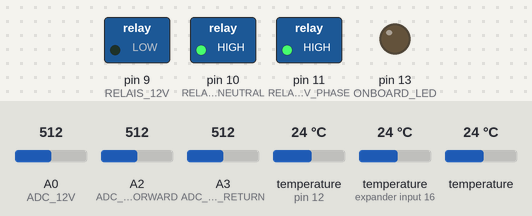
Bench run of a sketch on a simulated Arduino Uno, built with avr-gcc and run on an emulated ATmega328P. Shown: switched loads named in the sketch (green lamp = pin HIGH), output pins drawn as LEDs (lit = HIGH). The inputs (shaded band) are chosen by the test bench; at power-on: A3 (ADC_VSWR_RETURN) = 512, A0 (ADC_12V) = 512, A2 (ADC_VSWR_FORWARD) = 512, temperature (sensors on pin 12, expander input 16) 24 °C, temperature 24 °C. Pins used as bus, display or sensor lines are not drawn.

Above: at 21.8 s.
21.9 s: A3 (ADC_VSWR_RETURN) set to 309
25.4 s: A3 (ADC_VSWR_RETURN) set to 282
At 30.5 s:
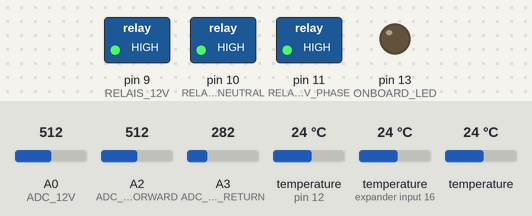
At 31.5 s:
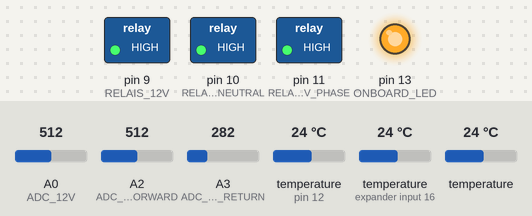
32.3 s: A3 (ADC_VSWR_RETURN) set to 306
At 36.7 s:
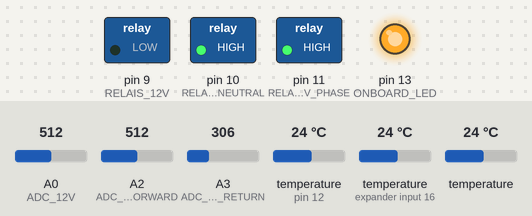
Timing chart, 0 to 44.6 s (numbered marks = the images above; inputs shaded):
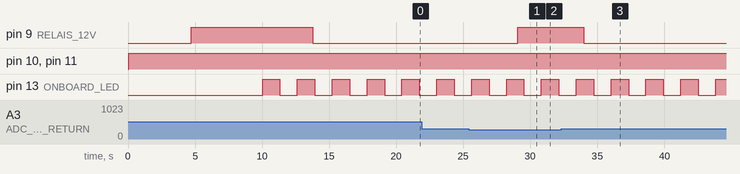

Measured:
- the behaviour switches between 292 and 291 on A3 (ADC_VSWR_RETURN) (found by bisection; images 0 and 1)
- after the input at 25.4 s, pin 9 (RELAIS_12V): LOW → HIGH after 3.7 s
- after the input at 32.3 s, pin 9 (RELAIS_12V): HIGH → LOW after 1.7 s

The sketch:

repeaterControl.ino
```cpp
#include <OneWire.h>
#include <DallasTemperature.h>
#include <TimerOne.h>


////******************************************************************
//// I/O Mapping Arduino UNO R3
////******************************************************************

//mapping of Output Pins
const int ONBOARD_LED = 13;
const int RELAIS_12V = 9;
const int RELAIS_12V_GND = 8;
const int RELAIS_230V_PHASE = 11;
const int RELAIS_230V_NEUTRAL = 10;

//mapping of Input Pins
const int ONE_WIRE_BUS = 12;
const int ADC_12V = 0;            //ADC
const int ADC_TBD = 1;             //ADC
const int ADC_VSWR_FORWARD = 2;      //ADC
const int ADC_VSWR_RETURN = 3;       //ADC

//******************************************************************
// I/O Mapping Arduino Ethernet
//******************************************************************

//mapping of Output Pins
//const int ONBOARD_LED = 0;
//const int RELAIS_12V = 10;
//const int RELAIS_5V = 0;
//const int RELAIS_230V_PHASE = 0;
//const int RELAIS_230V_NEUTRAL = 0;
//
////mapping of Input Pins
//const int ONE_WIRE_BUS = 12;
//const int ADC_12V = 0;            //ADC
//const int ADC_5V = 1;             //ADC
//const int ADC_VSWR_FORWARD = 2;      //ADC
//const int ADC_VSWR_RETURN = 3;       //ADC


//******************************************************************
// Temperature measurements CONSTS and variables
//******************************************************************

//temperature sensor precision
const int TEMPERATURE_PRECISION = 10;

// Setup a oneWire Instance to communicate with temperature sensors
OneWire ourWire(ONE_WIRE_BUS);

// Pass oneWire reference to Dallas Temperature
DallasTemperature sensors(&ourWire);

//arrays holding the temperature sensor addresses
DeviceAddress SENSOR_TX = { 0x28, 0xA5, 0x4B, 0xD2, 0x05, 0x00, 0x00, 0x03};
DeviceAddress SENSOR_CABINET = { 0x28, 0xEB, 0xFE, 0xD2, 0x05, 0x00, 0x00, 0xF8};
DeviceAddress SENSOR_SHACK = { 0x21, 0xFB, 0xAE, 0xA2, 0x05, 0x30, 0x40, 0x02};

// Initialize temperature variables
float temperatureTx = -999;
float temperatureCabinet = -999;
float temperatureShack = -999;

// Set the temperature limits when equipment (relais) will be shut off
const int TEMP_TX_LIMIT_HIGH = 60; //deg Celcius - upper hysteresis level
const int TEMP_TX_LIMIT_LOW = 55; //deg Celcius -  lower hysteresis level

const int TEMP_CABINET_LIMIT_HIGH = 45; //deg Celcius - upper hysteresis level
const int TEMP_CABINET_LIMIT_LOW = 40; //deg Celcius -  lower hysteresis level

// Variables set True in case limits are exeeded
bool overTemperatureTx = false;
bool overTemperatureCabinet = false;

const int TEMP_READINGS = 3;          // number of Temperature samples used for averaging
int temp_index = 0;                  // pointer to the current reading in the arrays

//arrays to store ADC values
int temperature_tx[TEMP_READINGS];
int temperature_cabinet[TEMP_READINGS];
int temperature_shack[TEMP_READINGS];

//variables needed to calculate average
int temperature_tx_total = 0;
int temperature_cabinet_total = 0;
int temperature_shack_total = 0;

// average values
int temperature_tx_average = 0;
int temperature_cabinet_average = 0;
int temperature_shack_average = 0;


//******************************************************************
// ADC Voltage measurements CONSTS and variables
//******************************************************************

//define limits
const int ADC_12V_LOWER_LIMIT_LOW = 432;  // 10,4V lower hysteresis
const int ADC_12V_LOWER_LIMIT_HIGH = 459;  // 11,0V upper hysteresis
const int ADC_12V_UPPER_LIMIT_LOW = 615; //14,8V lower hysteresis
const int ADC_12V_UPPER_LIMIT_HIGH = 645; //15,5V upper hysteresis

const float SWR_LIMIT = 3;

// Variables set True in case limits are exeeded
bool error_12v = false;
bool error_230v = false;
bool error_vswr = false;

const int ADC_READINGS = 4;          // number of ADC samples used for averaging
int adc_index = 0;                  // pointer to the current reading in the arrays

int startup = true;                // startup phase

//arrays to store ADC values
int adc_12v[ADC_READINGS];
int adc_vswr_forward[ADC_READINGS];
int adc_vswr_return[ADC_READINGS];

//variables to store SWR
float vswr; //VSWR
float swr_correction_factor = 0.8768; //correction factor of couple between forward and returning voltage
float swr_voltage_forward; //forward voltage
float swr_voltage_return; //reflected voltage

//variables needed to calculate average
int adc_12v_total = 0;
int adc_vswr_forward_total = 0;
int adc_vswr_return_total = 0;

// average values
int adc_12v_average = 0;
int adc_vswr_forward_average = 0;
int adc_vswr_return_average = 0;

//******************************************************************
// Relais status tracking variables
//******************************************************************

//status of output pins
bool relais_12v = true;
bool relais_230v_phase = true;
bool relais_230v_neutral = true;
bool onboardLedStatus = false;


//******************************************************************
// Remote control status tracking variables
//******************************************************************
bool remote_12v_off = false;
bool remote_230v_off = false;


//******************************************************************
// MISC
//******************************************************************

// Counters
int irq_temp_counter = 0; //pre-scaler for Timer1 -> temperature measurement routine
int irq_led_blink_counter = 0; //pre-scaler for Timer1 -> status LED blinking
int irq_startup_counter = 0; //pre-scaler for Timer1 -> startup phase countdown
int irq_swr_counter = 0; //pre-scaler for Timer1 -> SWR Measurement


//******************************************************************
//Setup
//******************************************************************


void setup(void)
{
  //Start up the library
  sensors.begin();

  pinMode(ONBOARD_LED, OUTPUT);
  pinMode(RELAIS_12V, OUTPUT);
  pinMode(RELAIS_12V_GND, OUTPUT);
  pinMode(RELAIS_230V_PHASE, OUTPUT);
  pinMode(RELAIS_230V_NEUTRAL, OUTPUT);

  //init serial port
  Serial.begin(57600);

  if (sensors.isConnected(SENSOR_TX)){
    sensors.getAddress(SENSOR_TX, 0);
    sensors.setResolution(SENSOR_TX, TEMPERATURE_PRECISION);
  }

  if (sensors.isConnected(SENSOR_CABINET)){
    sensors.getAddress(SENSOR_CABINET, 1);
    sensors.setResolution(SENSOR_CABINET, TEMPERATURE_PRECISION);
  }

  if (sensors.isConnected(SENSOR_SHACK)){
    sensors.getAddress(SENSOR_SHACK, 2);
    sensors.setResolution(SENSOR_SHACK, TEMPERATURE_PRECISION);
  }

  for (int thisReading = 0; thisReading < ADC_READINGS; thisReading++){
    adc_12v[thisReading] = 0;
    adc_vswr_forward[thisReading] = 0;
    adc_vswr_return[thisReading] = 0;
  }

  Timer1.initialize(50000); //timer Interrupt every 20ms

}

//******************************************************************
//MISC functions
//******************************************************************

void getTemperature(void){
  sensors.requestTemperatures();

  //subtract last reading
  temperature_tx_total -= temperature_tx[temp_index];
  temperature_cabinet_total -= temperature_cabinet[temp_index];
  temperature_shack_total -= temperature_shack[temp_index];

  //write new value into array
  temperature_tx[temp_index] = getTemperature(SENSOR_TX);
  temperature_cabinet[temp_index] = getTemperature(SENSOR_CABINET);
  temperature_shack[temp_index] = getTemperature(SENSOR_SHACK);

  //add new value to total
  temperature_tx_total += temperature_tx[temp_index];
  temperature_cabinet_total += temperature_cabinet[temp_index];
  temperature_shack_total += temperature_shack[temp_index];

  temp_index +=1;

  if (temp_index >= TEMP_READINGS){
    temp_index = 0;
  }

  temperature_tx_average = temperature_tx_total / TEMP_READINGS;
  temperature_cabinet_average = temperature_cabinet_total / TEMP_READINGS;
  temperature_shack_average = temperature_shack_total / TEMP_READINGS;
}

void toggleOnboardLed(void){
  if (onboardLedStatus){
   digitalWrite(ONBOARD_LED, LOW);
   onboardLedStatus = false;
  }
  else{
    digitalWrite(ONBOARD_LED, HIGH);
    onboardLedStatus = true;
  }
}

void getADCValues(void){
  //substract the last reading
  adc_12v_total -= adc_12v[adc_index];
  adc_vswr_forward_total -= adc_vswr_forward[adc_index];
  adc_vswr_return_total -= adc_vswr_return[adc_index];

  adc_12v[adc_index] = analogRead(ADC_12V);
  adc_vswr_forward[adc_index] = analogRead(ADC_VSWR_FORWARD);
  adc_vswr_return[adc_index] = analogRead(ADC_VSWR_RETURN);


  adc_12v_total += adc_12v[adc_index];
  adc_vswr_forward_total += adc_vswr_forward[adc_index];
  adc_vswr_return_total += adc_vswr_return[adc_index];

  adc_index +=1;

  if (adc_index >= ADC_READINGS){ //reset counter
    adc_index = 0;
  }

  adc_12v_average = adc_12v_total / ADC_READINGS;
  adc_vswr_forward_average = adc_vswr_forward_total / ADC_READINGS;
  adc_vswr_return_average = adc_vswr_return_total / ADC_READINGS;
}

void setRelais12v(bool state){
  if ((state == true) && (overTemperatureTx == false) && (overTemperatureCabinet == false) && (remote_12v_off == false) && (error_vswr == false) && (error_12v == false)){
    digitalWrite(RELAIS_12V, true);
    digitalWrite(RELAIS_12V_GND, true);
    relais_12v = true;
  }
  if (state == false){
    digitalWrite(RELAIS_12V, false);
    digitalWrite(RELAIS_12V_GND, false);
    relais_12v = false;
  }
}

void setRelais230v(bool state){
  digitalWrite(RELAIS_230V_PHASE, state);
  digitalWrite(RELAIS_230V_NEUTRAL, state);
  relais_230v_phase = state;
  relais_230v_neutral = state;
}

//******************************************************************
//Calculate VSWR
//
//******************************************************************


float calcSWR(){
  float vswr;
  float gamma;
  swr_voltage_forward = (float)adc_vswr_forward_average;
  swr_voltage_return = (float)adc_vswr_return_average;
  swr_voltage_return = swr_voltage_return * swr_correction_factor;
  gamma = swr_voltage_return/swr_voltage_forward;
  vswr = (1 + gamma) / (1 - gamma);
  return(vswr);
}


//******************************************************************
//Interrupt handling routing (Timer1)
//check limits and shut down equipment in case of exceeding
//******************************************************************

void checkLimits(void){

  //life sign LED, toggle approx 0.5 every second
  if (irq_led_blink_counter >= 25){
    toggleOnboardLed();
    irq_led_blink_counter=0;
  }
  else{
    irq_led_blink_counter+=1;
  }


  //countdown timer for startup phase ... approx 2 secs
  if (irq_startup_counter >= 100){
    startup = false;
  }
  else{
    irq_startup_counter += 1;
  }


  //Obtain values from ADCs
  getADCValues();

  //Handle 12V ADC
  if ((adc_12v_average > ADC_12V_UPPER_LIMIT_HIGH) || (adc_12v_average < ADC_12V_LOWER_LIMIT_LOW)){
    if (startup == false){  //during startup phase do not turn off relais
      error_12v = true;
      setRelais12v(false);
    }
  }
  if((adc_12v_average < ADC_12V_UPPER_LIMIT_LOW) && (adc_12v_average > ADC_12V_LOWER_LIMIT_HIGH)){
    error_12v = false;
    setRelais12v(true);
  }


  //Handle Bad SWR
  if (irq_swr_counter >= 100){ //check approx every 2s
    float mySWR = calcSWR();
    if (swr_voltage_forward > 50){  //only check SWR if transmitting - power applied
      vswr = mySWR; // write into global variable
      if(abs(vswr) >= 3){
        setRelais12v(false);
        error_vswr = true;
      }
      else{
        error_vswr = false;
        setRelais12v(true);
      }
    }
    irq_swr_counter=0;
  }
  else{
    irq_swr_counter+=1;
  }


    //check Temperature Sensors
  if (irq_temp_counter >= 200){ //called approx every = 5sec

    irq_temp_counter = 0; //reset counter

    getTemperature();

    //Handle Transmitter Temperature
    if (temperature_tx_average >= TEMP_TX_LIMIT_HIGH){
      overTemperatureTx = true;  //needed to ensure that ADC doesn't enable the 12V again
      setRelais12v(false);
    }
    if (temperature_tx_average <= TEMP_TX_LIMIT_LOW){
      overTemperatureTx = false;
      setRelais12v(true);
    }

    //Handle Cabinet Temperature
    if (temperature_cabinet_average >= TEMP_CABINET_LIMIT_HIGH){
      overTemperatureCabinet = true;  //needed to ensure that ADC doesn't enable the 12V again
      setRelais12v(false);
    }
    if (temperature_cabinet_average <= TEMP_CABINET_LIMIT_LOW){
      overTemperatureCabinet = false;
      setRelais12v(true);
    }
  }
  else{
    irq_temp_counter += 1;
  }

}

//******************************************************************
//Functions for printing information through serial / usb interface
//******************************************************************

// function to print the temperature for a device
float getTemperature(DeviceAddress deviceAddress)
{
  if(sensors.isConnected(deviceAddress)){
    float temp = sensors.getTempC(deviceAddress);
    return (temp);
  }
  else{
    return (-999);
  }
}

void printDouble( double val, unsigned int precision){
// prints val with number of decimal places determine by precision
// NOTE: precision is 1 followed by the number of zeros for the desired number of decimial places
// example: printDouble( 3.1415, 100); // prints 3.14 (two decimal places)

    Serial.print (int(val));  //prints the int part
    Serial.print("."); // print the decimal point
    unsigned int frac;
    if(val >= 0)
        frac = (val - int(val)) * precision;
    else
        frac = (int(val)- val ) * precision;
    Serial.print(frac,DEC) ;
}

//return temperatures in as a JSON package over the Serial port
void printTemperatures(void){


  Serial.print("{");

  Serial.print("\"tx\":");
  printDouble(temperature_tx_average, 100);
  Serial.print(", ");

  Serial.print("\"cabinet\":");
  printDouble(temperature_cabinet_average, 100);
  Serial.print(", ");

  Serial.print("\"shack\":");
  printDouble(temperature_shack_average, 100);
  Serial.println("}");
}


//return analog voltages as a JSON package over the Serial port
void printADC(void){

  Serial.print("{");

  Serial.print("\"adc_12v\":");

  printDouble((double)adc_12v_average/1024*23.78+0.35, 100);  //10bit 22k:4,7k voltage divider to cover 0...25V
  Serial.print(", ");


  Serial.print("\"vswr\":");
  printDouble(abs(vswr), 100);

  Serial.println("}");

}

void printStatus(void){

  Serial.print("{");

  Serial.print("\"tx_overheat\":");
  if(overTemperatureTx){
    Serial.print("true");
  }
  else{
    Serial.print("false");
  }
  Serial.print(", ");

  Serial.print("\"cabinet_overheat\":");
  if(overTemperatureCabinet){
    Serial.print("true");
  }
  else{
    Serial.print("false");
  }
  Serial.print(", ");

  Serial.print("\"error_12v\":");
  if(error_12v){
    Serial.print("true");
  }
  else{
    Serial.print("false");
  }
  Serial.print(", ");

  Serial.print("\"error_vswr\":");
  if(error_vswr){
    Serial.print("true");
  }
  else{
    Serial.print("false");
  }  Serial.print(", ");


  Serial.print("\"12v_relais\":");
  if(relais_12v){
    Serial.print("true");
  }
  else{
    Serial.print("false");
  }
  Serial.print(", ");

  Serial.print("\"relais_230v\":");
  if(relais_230v_phase){
    Serial.print("true");
  }
  else{
    Serial.print("false");
  }
  Serial.println("}");
}


//Check input from Serial Interface and execute commands
void checkSerialInput(char inBytes[5]){
  int counter = 0;
  switch (inBytes[0]){
    case 't': {
      printTemperatures();
      break;
    }
    case 'a': {
      printADC();
      break;
    }
    case 's': {
      printStatus();
      break;
    }

    //turn 12v on/off remotely
    case 'x':{
      switch(inBytes[1]){
        case '1': {
          remote_12v_off = false;
          error_vswr = false; // reset VSWR Error
          setRelais12v(true);
          break;
        }
        case '0': {
          if ((overTemperatureCabinet == false) && (overTemperatureTx == false)){
            setRelais12v(false);
            remote_12v_off = true;
            break;
          }
        }
      }
      break;
    }

    //turn 230v on/off remotely
    case 'z':{
      switch(inBytes[1]){
        case '1': {
          setRelais230v(true);
          remote_230v_off = false;
          break;
        }
        case '0': {
          if ((overTemperatureCabinet == false) && (overTemperatureTx == false) && (error_230v == false)){
            setRelais230v(false);
            remote_230v_off = true;
            break;
          }
        }
      }
      break;
    }
  }
}


//******************************************************************
//Main Program / Execution loop
//******************************************************************

void loop()
{
  //startup

  //enable all relais on start first 230V, then 12V
  setRelais230v(true);
  getTemperature();  // #1 (3 measurements needed due to averaging)
  delay(2000);
  getTemperature();  // #2
  delay(2000);
  getTemperature();  // #3
  setRelais12v(true);
  delay(4000);

  Timer1.attachInterrupt(checkLimits); //bind function to timer interrupt

  char inBytes[20];

  //main Loop
  while(true){

    //read commands comming through USB Serial Interface
    if (Serial.available() > 0){
      if (Serial.readBytesUntil(';', inBytes, 20)){
      checkSerialInput(inBytes);
      }
    }
  }
}
```
